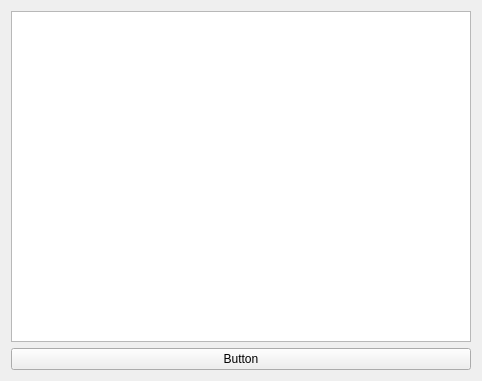
<?xml version="1.0" encoding="UTF-8"?>
<ui version="4.0">
 <class>Form</class>
 <widget class="QWidget" name="Form">
  <property name="geometry">
   <rect>
    <x>0</x>
    <y>0</y>
    <width>482</width>
    <height>381</height>
   </rect>
  </property>
  <property name="windowTitle">
   <string>Form</string>
  </property>
  <layout class="QVBoxLayout" name="verticalLayout">
   <item>
    <widget class="QTextBrowser" name="textBrowser"/>
   </item>
   <item>
    <widget class="QPushButton" name="button">
     <property name="text">
      <string>Button</string>
     </property>
    </widget>
   </item>
  </layout>
 </widget>
 <resources/>
 <connections/>
</ui>
